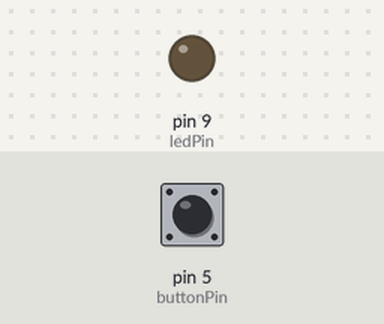
The sketch below on a simulated Arduino Uno, built with avr-gcc and run on an emulated ATmega328P. Shown: output pins drawn as LEDs (lit = HIGH). Dashed ring = blinking. The inputs (shaded band) are chosen by the test bench; at power-on: pin 5 (buttonPin) HIGH.

Above: at 1.2 s.
1.3 s: pin 5 (buttonPin) pulled LOW for 0.15 s
At 2.3 s:
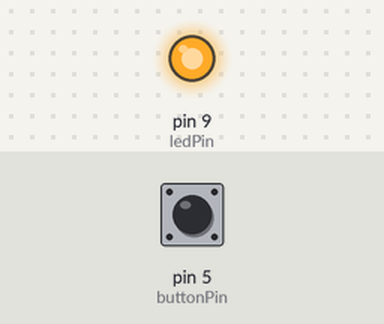
2.9 s: pin 5 (buttonPin) pulled LOW for 1 s
At 3.07 s:
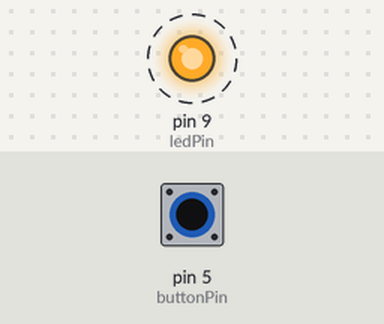
5.9 s: pin 5 (buttonPin) pulled LOW for 3.2 s
At 7.1 s:
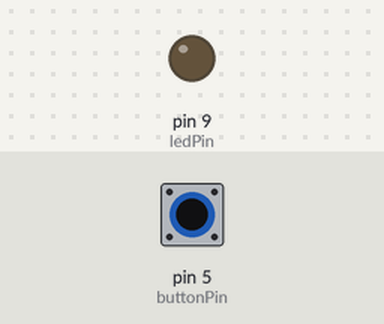
Timing chart, 0 to 8.9 s (numbered marks = the images above; inputs shaded):
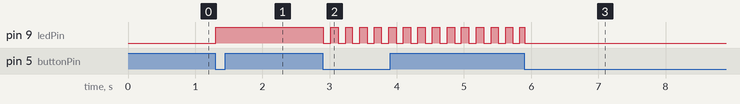

Measured:
- after the input at 1.3 s, pin 9 (ledPin): LOW → HIGH at once
- after the input at 2.9 s, pin 9 (ledPin): alternates HIGH for 0.11 s and LOW for 0.11 s, starting at once
- after the input at 5.9 s, pin 9 (ledPin): goes on until 5.9 s, then stays LOW

The sketch:

Button_debounce_ledBlink.ino
```cpp
int buttonPin = 5;
int ledPin = 9;
int ledVal = 0;

int debounceWait = 10;

//state 0: off,  1: on, 3:Blink
int state = 0;

int blinkWaitTime = 100;
unsigned long lastBlinkTime = 0;


void setup() {
  Serial.begin(9600);
  pinMode(buttonPin, INPUT_PULLUP);
  pinMode(ledPin, OUTPUT);

}

void loop() {

  int oldButtonVal = digitalRead(buttonPin);
  delay(debounceWait);
  int newButtonVal = digitalRead(buttonPin);

  if(oldButtonVal != newButtonVal ) {

    if(newButtonVal == LOW) {
      state ++;

        if (state > 2){
            state = 0;
          }

      }

    }

  if(state == 0){

      ledVal = LOW;
    } else if (state == 1){
      ledVal = HIGH;
    } else {

      if (millis() - lastBlinkTime > blinkWaitTime){
        if(ledVal == HIGH) {
             ledVal = LOW;
          } else {
             ledVal = HIGH;
          }

        lastBlinkTime = millis();
        }
    }

    digitalWrite(ledPin, ledVal);

}
```
